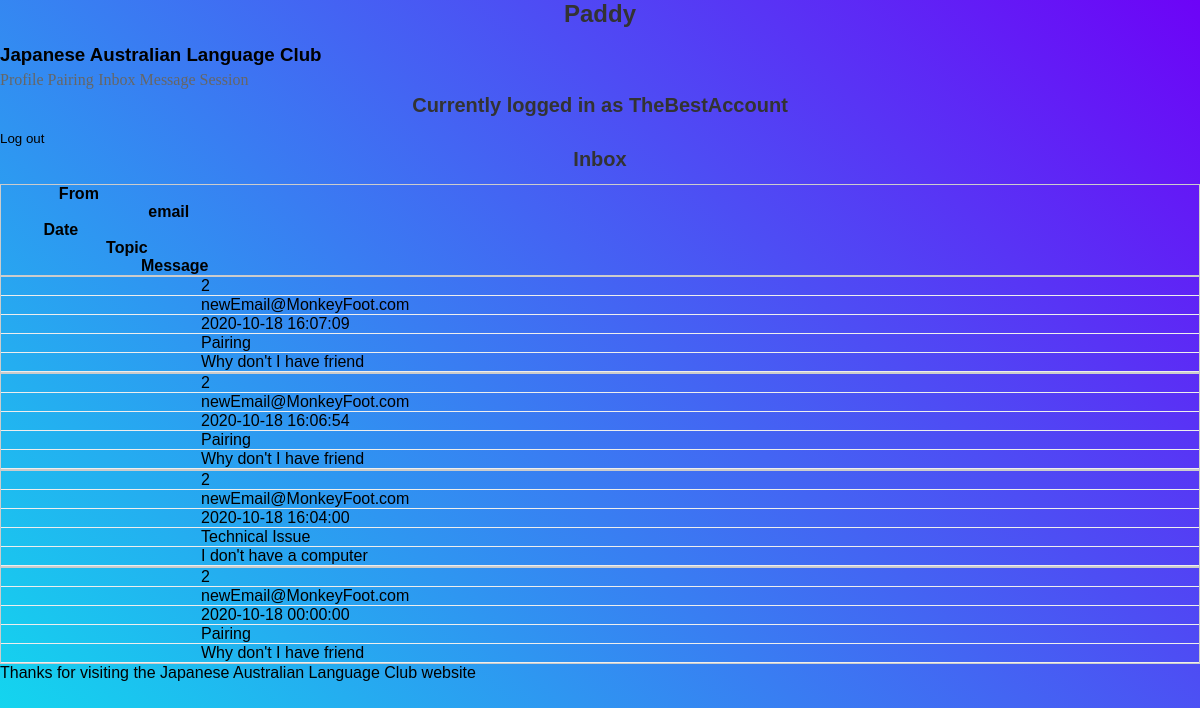
The app's page /cwStuff/cw_message.php (signed in) with its own data.
### tables this page shows
CREATE TABLE `userquery` (
  `query_id` int(5) NOT NULL,
  `query_user_id` int(5) NOT NULL,
  `query_header` varchar(32) NOT NULL,
  `query_body` varchar(128) NOT NULL,
  `query_date` datetime NOT NULL DEFAULT current_timestamp()
);

CREATE TABLE `useraccount` (
  `user_id` int(5) NOT NULL,
  `user_name` varchar(32) NOT NULL,
  `user_email` varchar(128) NOT NULL,
  `user_password` varchar(128) NOT NULL,
  `user_japanese_skill` int(1) NOT NULL,
  `user_english_skill` int(1) NOT NULL,
  `user_profile_picture_unimplemented` varchar(256) NOT NULL,
  `user_custom_description` varchar(128) NOT NULL
);

### include/classes.php (called while the page is built, shortened)
<?php
require_once "auth.php";
class User {
    private $isOrganiser;
    public function getIsOrganiser(){
        return $this->isOrganiser;
    }
}

### include/auth.php (called while the page is built, shortened)
<?php
function is_Organiser()
{
    if ($_SESSION['currentUser']->getIsOrganiser() == '1') {
        return true;
    } else {
        return false;
    }
}
function logged_in_user()
{
    return $_SESSION['user_name'];
}

### cwStuff/cw_message.php (the view, shortened to what this page needs)
<?php
require_once "include/auth.php";
if (is_Organiser()):
    ?>
				    <!DOCTYPE html>
				    <html>
				    <head>
				        <link rel="stylesheet" type="text/css" href="style/main.css">
				    </head>
				    <body>
				        <?php include "include/nav.php";?>
				        <div class="content">
				            <h2>Currently logged in as <?php echo htmlentities(logged_in_user()); ?></h2>
				            <form action="logout.php" method="POST">
				                <button>Log out</button>
				            </form>
				        </div>
				    <div class="content">
				    <?php
    $conn = new PDO($DB_DSN, $DB_USER, $DB_PASSWORD);
    $query = '
			                SELECT
			                q.query_user_id, q.query_header, q.query_body, q.query_date, u.user_email, u.user_japanese_skill, u.user_english_skill
			                FROM useraccount u
			                INNER JOIN userquery q
			                ON
			                    u.user_id = q.query_user_id
			                WHERE q.query_user_id = 2
			                ORDER BY q.query_date desc;
			                ';
    $stmt = $conn->prepare($query);
    $userID = logged_in_user_ID();
    $stmt->bindValue(1, $userID);
    if($stmt->execute()){
    } else {
        echo "<script> alert('why won't it just work') </script>";
    }
    ?>
		    <h2>Inbox</h2>
		    <form>
		    <table><tr><th width = "13%">From </th><th width = "28%">email </th><th width = "10%">Date</th><th width = "21%">Topic</th><th width = "29%">Message</th></tr></table>
		        <?php foreach ($stmt as $row):
    ?>
		        <table>
		            <td width = "13%"><?php echo htmlentities($row['query_user_id']); ?></td>
		            <td width = "28%"><?php echo htmlentities($row['user_email']); ?></td>
		            <td width = "10%"><?php echo htmlentities($row['query_date']); ?></td>
		            <td width = "21%"><?php echo htmlentities($row['query_header']); ?></td>
		            <td width = "29%"><?php echo htmlentities($row['query_body']); ?></td>
		        </table>
		    <?php endforeach;?>
    </form>
    </div>
    <?php include "include/footer.php";?>
    </body>
    </html>
<?php endif?>

### css/main.css (style rules this page uses)
* { margin: 0px; padding: 0px; box-sizing: border-box; font-family: Odin-Rounded, sans-serif; }
body, html { height: 100%; width: 100%; font-family: Odin-Rounded, sans-serif; margin: 0%; padding: 0%; background: -webkit-linear-gradient(-135deg, #6d03f7, #0fdfee); }
h1, h2, h3, h4, h5, h6 { margin: 0px; }
h2 { font-size: 20px; color: #333333; line-height: 1.2; text-align: center; width: 100%; display: block; padding-bottom: 0.625em; }
button { outline: none !important; border: none; background: transparent; }
form { width: 100%; }
@media only screen and (max-width: 1500px) { body, html { overflow-y: visible; } }
@media only screen and (max-width: 1500px) { table, thead, tbody, th, td, tr { display: block; } }
@media only screen and (max-width: 1500px) { tr { border: 1px solid #ccc; } }
@media only screen and (max-width: 1500px) { td { border: none; border-bottom: 1px solid #eee; position: relative; padding-left: 200px; width: 100%; } }
@media only screen and (max-width: 1500px) { td:before { position: absolute; top: 12px; left: 6px; width: 200px; padding-right: 40px; white-space: nowrap; margin-left: -150px; } }

### records on screen
userquery: query_user "2", query_user.user_email "newEmail@MonkeyFoot.com", query_date "2020-10-18 16:07:09", query_header "Pairing", query_body "Why don't I have friend"
userquery: query_user "2", query_user.user_email "newEmail@MonkeyFoot.com", query_date "2020-10-18 16:06:54", query_header "Pairing", query_body "Why don't I have friend"
userquery: query_user "2", query_user.user_email "newEmail@MonkeyFoot.com", query_date "2020-10-18 16:04:00", query_header "Technical Issue", query_body "I don't have a computer"
userquery: query_user "2", query_user.user_email "newEmail@MonkeyFoot.com", query_date "2020-10-18 00:00:00", query_header "Pairing", query_body "Why don't I have friend"

### other values on screen
logged_in_user() "TheBestAccount"
